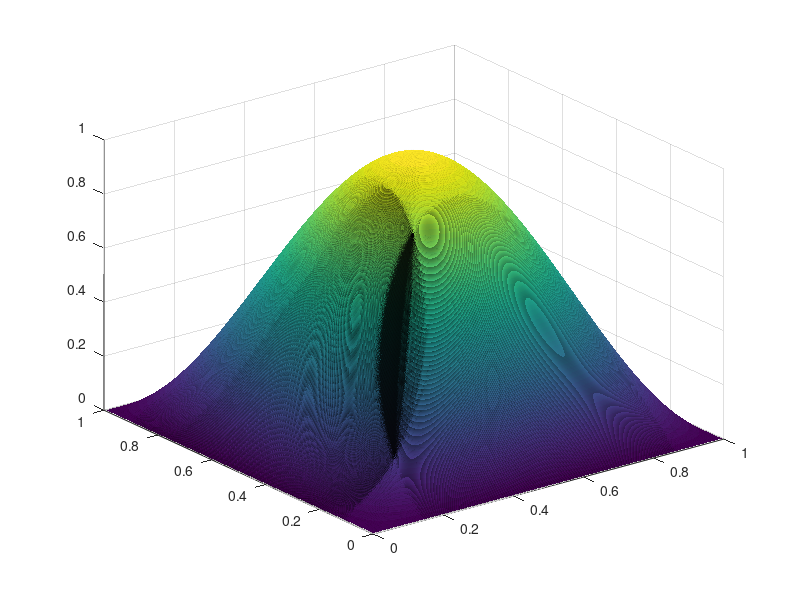

Source code (MATLAB): (Note: this script raises an error after producing the figure.)
%% solving the biharmonic equation by solving the system of two poisson equations
close all
clear     

%% Rectangular domain

% Define function f and corresponding analytic solution for omega = [0,1]x[0,1]
f =@(x,y) sin(pi*x).*sin(pi*y)*4*pi^4;
u_exact = @(x,y) sin(pi*x).*sin(pi*y);

% Plot of analytical solution u
N_points = 1000;
x = linspace(0,1,N_points);
y = linspace(0,1,N_points);
[X,Y]= meshgrid(x,y);
figure(1)
s =surf(X,Y,u_exact(X,Y));
s.EdgeColor = 'None';
xlabel('$x$', 'Interpreter', 'LaTeX', 'Fontsize', 14);
ylabel('$y$', 'Interpreter', 'LaTeX', 'Fontsize', 14);
zlabel('$u(x,y)$', 'Interpreter', 'LaTeX', 'Fontsize', 14);


% Construct grid
M = 100; % Number of internal nodes in x-dir
N = 100; % Number of internal nodes in y-dir
h = 1/(M+1);
k = 1/(N+1);
x = linspace(h,1-h,M);
y = linspace(k,1-k,N);
[X,Y] = meshgrid(x,y);

% Construct the matrix fval with f(x,y) in all gridpoints
F = f(X,Y)';% Need to take the transpose in order to get it row-wise, since default reshape is by column
fval = reshape(F,M*N,1); % Reshape to vector-form, [f(row_1),f(row_2,...,f(row_M)]

%% Solve with five-point / nine-point stencil %%

% Five point
V =  fivepoint(fval,M,N); 
U = fivepoint(V,M,N);
U_matrix = reshape(U,M,N)';
u_exact_matrix = u_exact(X,Y);

% Compare analytical solution with the solution found by fivepoint
figure(2)
subplot(1,2,1)
plot3(X,Y,U_matrix,'b*',X,Y,u_exact_matrix,'ro');
title('5-point method');

% Nine point 
V = ninepoint(fval,M);
U = ninepoint(V,M);
U_matrix = reshape(U,M,N)';
u_exact_matrix = u_exact(X,Y);

% Compare analytical solution with the solution found by ninepoint
subplot(1,2,2)
plot3(X,Y,U_matrix,'b*',X,Y,u_exact_matrix,'ro');
title('9-point method');

%% Compute solution error in 2-norm, a.f.o. steplength %%
[five, nine] = error_rectangle(f,u_exact);

figure(3)
five_log =loglog(five(1,:), five(2,:),'-bo');
hold on
nine_log =loglog(nine(1,:), nine(2,:),'-ro');
five_h =loglog(five(1,:),.4*five(1,:).^2,'b--');
nine_h = loglog(nine(1,:),.12*nine(1,:).^4,'r--');
xlabel('$h=k$', 'Interpreter', 'LaTeX', 'Fontsize', 14);
ylabel('$\left\| e_h\right\|_2$','Interpreter', 'LaTeX', 'Fontsize', 14);
legend({'5-point','9-point','$y =  h^2$','$y =  h^4$'},'Interpreter', 'LaTeX', 'Fontsize', 12);
% find convergence order
p_five = polyfit(log(five(1,:)),log(five(2,:)),1);
p_nine = polyfit(log(nine(1,:)),log(nine(2,:)),1);
convergence_order_five = p_five(1)
convergence_order_nine = p_nine(1)



%% Define function f and corresponding analytic solution for disk centered in (0,0) with radius 1
u = @(r,theta) r.^4.*(1-r).*sin(3*theta).*cos(pi*r/2).*sin(pi*r);
f =@(r,theta) -(81/8).*sin(3*theta).*(-(44/3).*r.*pi.*(r.^2.*(r-9/11).*pi^2-(42/11).*r+70/99).*cos((1/2)*pi.*r).^3+(560/81+r.^4.*(r-1).*pi^4+(-(524/9).*r.^3+(308/9).*r.^2)*pi^2).*sin((1/2)*pi.*r).*cos((1/2)*pi.*r).^2+(880/81*(r.^2.*(r-9/11).*pi^2-(189/55).*r+7/11)).*r*pi.*cos((1/2).*pi.*r)-(20/81).*r.^2*pi^2.*(r.^2.*(r-1)*pi^2-(262/5).*r+154/5).*sin((1/2)*pi.*r));

% plot analytical solution u
Npoints = 500;
r = linspace(0,1,Npoints);
theta = linspace(0,2*pi,Npoints);
[R,THETA]=meshgrid(r,theta);
figure(4)
s = surf(R.*cos(THETA),R.*sin(THETA),u(R,THETA));
s.EdgeColor = 'None';
xlabel('$x$', 'Interpreter', 'LaTeX', 'Fontsize', 14);
ylabel('$y$', 'Interpreter', 'LaTeX', 'Fontsize', 14);
zlabel('$u(x,y)$', 'Interpreter', 'LaTeX', 'Fontsize', 14);

% plot f
figure(8)
s = surf(R.*cos(THETA),R.*sin(THETA),f(R,THETA));
s.EdgeColor = 'None';
xlabel('$x$', 'Interpreter', 'LaTeX', 'Fontsize', 14);
ylabel('$y$', 'Interpreter', 'LaTeX', 'Fontsize', 14);
zlabel('$f(x,y)$', 'Interpreter', 'LaTeX', 'Fontsize', 14);

%% Solve using a circular grid
M = 100; %number of internal nodes in r-dir
N = 100; %number of internal nodes in theta-dir
h = 2/(2*M+1);
k = 2*pi/N;
% cconstruct the matrix fval with f(r,theta) in all gridpoints
r = ((1:M) - 1/2)*h;
theta = k*(0:(N-1));
[R,THETA] = meshgrid(r,theta);
F = f(R,THETA)';%need to take the transpose in order to get it row-wise, since default reshape is by column
fval = reshape(F,M*N,1);%reshape to vector-form, [f(row_1),f(row_2,...,f(row_M)]

% eq 1: solve grad^2 v = f
V =  circle(fval,M,N);
% eq 2: solve grad^2 u = v
U = circle(V,M,N);

U_matrix = reshape(U,M,N)';

% find corresponding x- and y-values for plotting
X =R.*cos(THETA);
Y = R.*sin(THETA);
% add theta = 0 to the last row for plotting 
Xp = [X;X(1,:)];
Yp = [Y;Y(1,:)];
Up = [U_matrix;U_matrix(1,:)];
[Rp,THETAp] = meshgrid(r,[theta,theta(1)]); 

% compare the numerical solution visually with the exact solution
figure(5)
subplot(1,2,1)
surf(Xp,Yp,Up);
title('Numerical solution');
subplot(1,2,2);
surf(Xp,Yp,u(Rp,THETAp));
title('Exact solution');

%% Compute solution error in 2-norm %%
% a.f.o. steplength in r-direction
err_r =error_circle_r(f,u);
figure(6)
loglog(err_r(1,:),err_r(2,:),'o-k');
hold on
loglog(err_r(1,:),.5*err_r(1,:).^2,'--b');
xlabel('$h$', 'Interpreter', 'LaTeX', 'Fontsize', 14);
ylabel('$\left\| e_h\right\|_2$','Interpreter', 'LaTeX', 'Fontsize', 14);
legend({'Error','$y =  h^2$'},'Interpreter', 'LaTeX', 'Fontsize', 12);
% find convergence order
p_radial = polyfit(log(err_r(1,:)),log(err_r(2,:)),1);
convergence_order_r = p_radial(1)

% a.f.o step length in theta-direction
err_theta =error_circle_theta(f,u);
figure(7)
loglog(err_theta(1,:),err_theta(2,:),'o-k');
hold on
loglog(err_theta(1,:),.012*err_theta(1,:).^2,'--b');
xlabel('$k$', 'Interpreter', 'LaTeX', 'Fontsize', 14);
ylabel('$\left\| e_h\right\|_2$','Interpreter', 'LaTeX', 'Fontsize', 14);
legend({'Error','$y =  k^2$'},'Interpreter', 'LaTeX', 'Fontsize', 12);
% find convergence order
p_theta = polyfit(log(err_theta(1,:)),log(err_theta(2,:)),1);
convergence_order_theta = p_theta(1)
